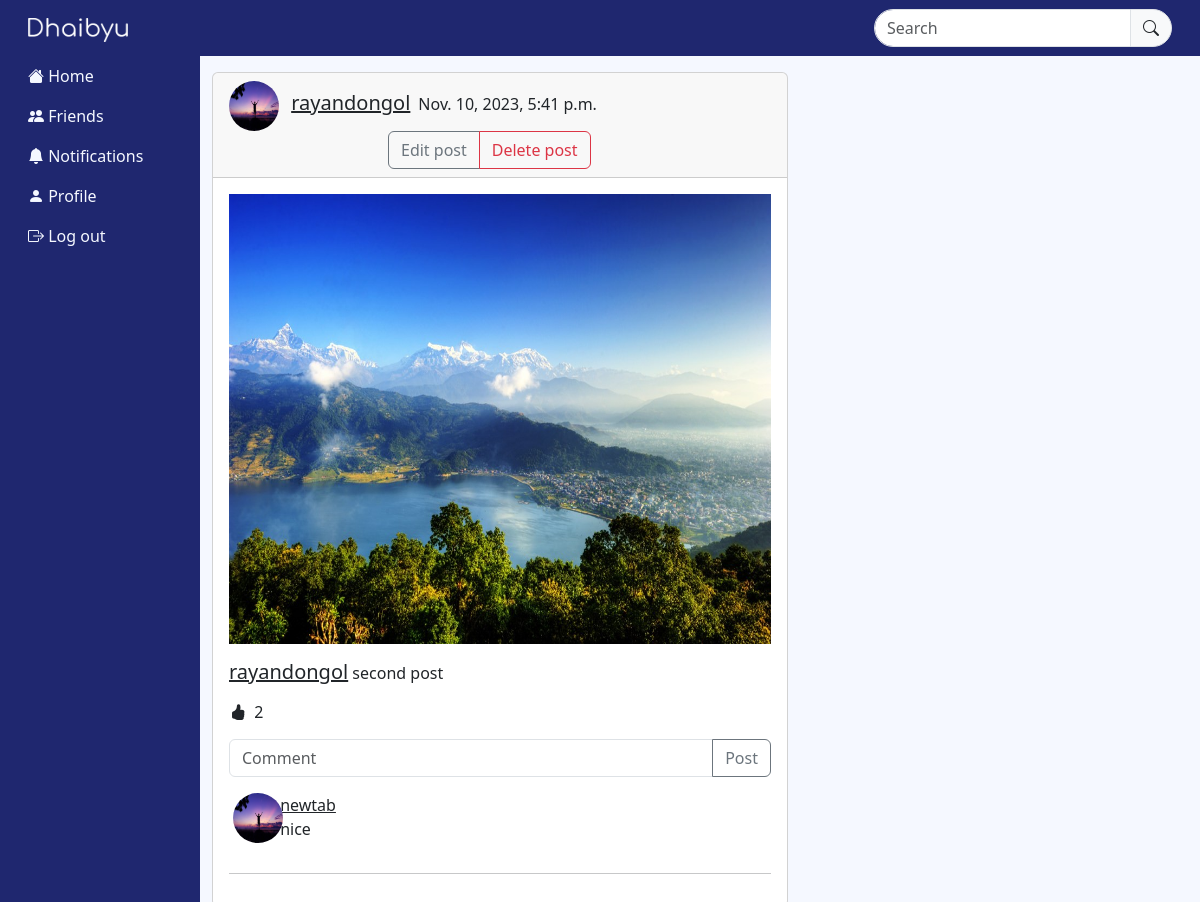
The app's page /post_detail/41/ (signed in) with its own data.
### core/models.py (models this page shows, shortened)
class Post(models.Model):
    body = models.TextField()
    post_pic = models.ImageField(upload_to='uploads/')
    created_on = models.DateTimeField(default=timezone.now)
    author = models.ForeignKey(User, on_delete=models.CASCADE)
    likes = models.ManyToManyField(User, blank=True, related_name='Likes')
    like_count = models.BigIntegerField(default='0')

class UserProfile(models.Model):
    user = models.OneToOneField(User, primary_key=True, verbose_name='user', related_name='profile', on_delete=models.CASCADE)
    username = models.CharField(max_length=200)
    first_name = models.CharField(max_length=30, null=True, blank=True)
    last_name = models.CharField(max_length=30, null=True, blank=True)
    bio = models.CharField(max_length=200, null=True, blank=True)
    email=models.CharField(max_length=200)
    phone = models.CharField(max_length=15, null=True, blank=True)
    profile_pic = models.ImageField(default="default_picture.png", upload_to='profile_pictures/',null=True, blank=True)
    banner_pic = models.ImageField(default="banner_default.png", upload_to='banner_pictures/',null=True, blank=True)
    address = models.CharField(max_length=50, null=True, blank=True)
    dob = models.DateField(max_length=200, null=True, blank=True)
    gender = models.CharField(max_length=10, choices=[('male', 'Male'), ('female', 'Female'), ('other', 'Other')])
    friends = models.ManyToManyField(User, blank=True, related_name='friends')

class Comment(models.Model):
    comment = models.TextField()
    created_on = models.DateTimeField(default=timezone.now)
    author = models.ForeignKey(User, on_delete=models.CASCADE)
    post = models.ForeignKey('Post', on_delete=models.CASCADE)

### core/views.py (the view, shortened to what this page needs)
# urls.py: path('post_detail/<int:pk>/', views.PostDetailView.as_view(), name="post_detail"),
class PostDetailView(LoginRequiredMixin, View):
    def get(self, request, pk, *args, **kwargs):
        post = Post.objects.get(pk=pk)
        form = CommentForm()
        comments = Comment.objects.filter(post=post).order_by('-created_on')
        context = {
            'post': post,
            'form': form,
            'comments': comments,
        }
        return render(request, 'core/post_detail.html', context)

### core/forms.py
class CommentForm(ModelForm):
    comment = forms.CharField(
        label='',
        widget=forms.TextInput(attrs={
            'placeholder': 'Comment',
            'class': 'form-control mb-0',
            'aria-label': 'Comment',
            'aria-describedby': 'Comment',
            'name': 'comment'
            })
    )
    class Meta:
        model = Comment
        fields = ['comment']

### templates/core/post_detail.html (shortened to what this page needs)
{% extends 'core/base.html' %}
{% load crispy_forms_tags %}
{% block content %}
<div class="col-md-6 mt-3">
    <div class="card sm-w-50 mb-3 ">
        <div class="card-header justify-content-center">
            <img class="post-dp me-2" src="{{ post.author.profile.profile_pic.url }}" alt=""
                style="width: 50px; height: 50px;">
            <a href="" class="h5"><span>{{ post.author }}</span></a><span class="ms-2">{{ post.created_on }}</span>
            {% if request.user == post.author %}
            <div class="btn-group" role="group" style="margin-left: 159px;">
                <a href="{% url 'post-edit' post.pk %}" class="btn btn-outline-secondary">Edit post</a>
                <a href="{% url 'post-delete' post.pk %}" class="btn btn-outline-danger">Delete post</a>
            </div>
            {% endif %}
        </div>
        <div class="card-body">
            <div class="row">
                <div class="col main-post">
                    <img src="{{ post.post_pic.url }}" alt="">
                </div>
            </div>
            <div class="row">
                <div class="col">
                    <p class="card-text mb-0">
                        <a href="" class="h5">{{ post.author }}</a>
                        {{ post.body }}
                    </p>
                    <button id="like-button" type="button" class="btn ps-0 pe-0 my-2" value="{{ post.pk }}">
                        <i class="bi bi-hand-thumbs-up-fill"></i>
                        <span id="like-count" class="ps-1">{{ post.like_count }}</span>
                    </button>
                    <form action="" method="POST">
                        <div class="input-group mb-3">
                            {{ form.comment }}
                            <button class="btn btn-outline-secondary" type="submit" id="Comment">Post</button>
                        </div>
                    </form>
                </div>
            </div>
            {% for comment in comments %}
            <div class="row">
                <div class="col-1 p-0 ms-3">
                    <img class="post-dp" src="{{ comment.author.profile.profile_pic.url }}" alt="" style="width: 50px; height: 50px;">
                </div>
                <div class="col p-0 pe-2">
                    <a href="" class="h6">{{ comment.author }}</a>
                    <p>{{ comment.comment }}</p>
                </div>
            </div>
            <hr>
            {% endfor %}
        </div>
    </div>
</div>
</div>
{% endblock %}

### static/css/styles.css (style rules this page uses)
* { text-decoration: none; margin: 0; padding: 0; box-sizing: border-box; }
body { background-color: #F5F8FF; }
.post-dp { position: relative; overflow: hidden; border-radius: 50%; }
.main-post { width: auto; height: 450px; overflow: hidden; margin-bottom: 16px; }
.main-post img { width: 100%; height: 100%; }

### records on screen
Post: author.profile.profile_pic (picture), author "rayandongol", created_on "Nov. 10, 2023, 5:41 p.m.", post_pic (picture), body "second post", like_count "2"
Comment: author.profile.profile_pic (picture), author "newtab", comment "nice"
